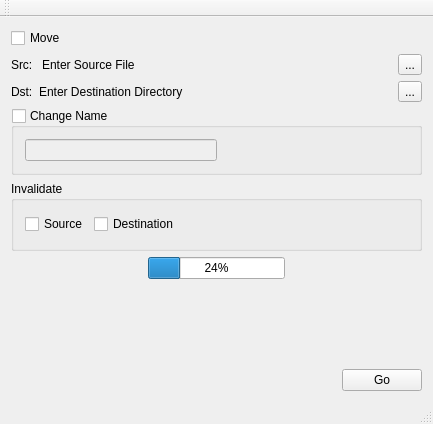
<?xml version="1.0" encoding="UTF-8"?>
<ui version="4.0">
 <class>MainWindow</class>
 <widget class="QMainWindow" name="MainWindow">
  <property name="geometry">
   <rect>
    <x>0</x>
    <y>0</y>
    <width>433</width>
    <height>424</height>
   </rect>
  </property>
  <property name="sizePolicy">
   <sizepolicy hsizetype="Preferred" vsizetype="Minimum">
    <horstretch>0</horstretch>
    <verstretch>0</verstretch>
   </sizepolicy>
  </property>
  <property name="minimumSize">
   <size>
    <width>0</width>
    <height>1</height>
   </size>
  </property>
  <property name="windowTitle">
   <string>Copy or Move File (Demo)</string>
  </property>
  <widget class="QWidget" name="centralWidget">
   <layout class="QVBoxLayout" name="verticalLayout">
    <item>
     <widget class="QCheckBox" name="move">
      <property name="text">
       <string>Move</string>
      </property>
     </widget>
    </item>
    <item>
     <layout class="QHBoxLayout" name="horizontalLayout_2">
      <item>
       <widget class="QLabel" name="label">
        <property name="sizePolicy">
         <sizepolicy hsizetype="Minimum" vsizetype="Preferred">
          <horstretch>0</horstretch>
          <verstretch>0</verstretch>
         </sizepolicy>
        </property>
        <property name="minimumSize">
         <size>
          <width>1</width>
          <height>0</height>
         </size>
        </property>
        <property name="text">
         <string>Src: </string>
        </property>
       </widget>
      </item>
      <item>
       <widget class="QLabel" name="sourceFile">
        <property name="sizePolicy">
         <sizepolicy hsizetype="Expanding" vsizetype="Preferred">
          <horstretch>0</horstretch>
          <verstretch>0</verstretch>
         </sizepolicy>
        </property>
        <property name="text">
         <string>Enter Source File</string>
        </property>
       </widget>
      </item>
      <item>
       <widget class="QToolButton" name="selectFile">
        <property name="text">
         <string>...</string>
        </property>
       </widget>
      </item>
     </layout>
    </item>
    <item>
     <layout class="QHBoxLayout" name="horizontalLayout_3">
      <item>
       <widget class="QLabel" name="label_2">
        <property name="sizePolicy">
         <sizepolicy hsizetype="Minimum" vsizetype="Preferred">
          <horstretch>0</horstretch>
          <verstretch>0</verstretch>
         </sizepolicy>
        </property>
        <property name="text">
         <string>Dst:</string>
        </property>
       </widget>
      </item>
      <item>
       <widget class="QLabel" name="targetFolder">
        <property name="sizePolicy">
         <sizepolicy hsizetype="Expanding" vsizetype="Preferred">
          <horstretch>0</horstretch>
          <verstretch>0</verstretch>
         </sizepolicy>
        </property>
        <property name="text">
         <string>Enter Destination Directory</string>
        </property>
       </widget>
      </item>
      <item>
       <widget class="QToolButton" name="selectFolder">
        <property name="text">
         <string>...</string>
        </property>
       </widget>
      </item>
     </layout>
    </item>
    <item>
     <widget class="QGroupBox" name="changeName">
      <property name="title">
       <string>Change Name</string>
      </property>
      <property name="checkable">
       <bool>true</bool>
      </property>
      <property name="checked">
       <bool>false</bool>
      </property>
      <layout class="QHBoxLayout" name="horizontalLayout_4">
       <item>
        <widget class="QLineEdit" name="newName"/>
       </item>
       <item>
        <spacer name="horizontalSpacer_3">
         <property name="orientation">
          <enum>Qt::Horizontal</enum>
         </property>
         <property name="sizeHint" stdset="0">
          <size>
           <width>171</width>
           <height>20</height>
          </size>
         </property>
        </spacer>
       </item>
      </layout>
     </widget>
    </item>
    <item>
     <widget class="QGroupBox" name="groupBox">
      <property name="minimumSize">
       <size>
        <width>0</width>
        <height>70</height>
       </size>
      </property>
      <property name="title">
       <string>Invalidate</string>
      </property>
      <layout class="QGridLayout" name="gridLayout">
       <item row="0" column="0">
        <layout class="QHBoxLayout" name="horizontalLayout_6">
         <item>
          <widget class="QCheckBox" name="invalidateSrc">
           <property name="text">
            <string>Source</string>
           </property>
          </widget>
         </item>
         <item>
          <widget class="QCheckBox" name="invalidateDst">
           <property name="text">
            <string>Destination</string>
           </property>
          </widget>
         </item>
         <item>
          <spacer name="horizontalSpacer_5">
           <property name="orientation">
            <enum>Qt::Horizontal</enum>
           </property>
           <property name="sizeHint" stdset="0">
            <size>
             <width>40</width>
             <height>20</height>
            </size>
           </property>
          </spacer>
         </item>
        </layout>
       </item>
      </layout>
     </widget>
    </item>
    <item>
     <layout class="QHBoxLayout" name="horizontalLayout_5">
      <item>
       <spacer name="horizontalSpacer_2">
        <property name="orientation">
         <enum>Qt::Horizontal</enum>
        </property>
        <property name="sizeHint" stdset="0">
         <size>
          <width>40</width>
          <height>20</height>
         </size>
        </property>
       </spacer>
      </item>
      <item>
       <widget class="QProgressBar" name="progressBar">
        <property name="value">
         <number>24</number>
        </property>
       </widget>
      </item>
      <item>
       <spacer name="horizontalSpacer_4">
        <property name="orientation">
         <enum>Qt::Horizontal</enum>
        </property>
        <property name="sizeHint" stdset="0">
         <size>
          <width>40</width>
          <height>20</height>
         </size>
        </property>
       </spacer>
      </item>
     </layout>
    </item>
    <item>
     <spacer name="verticalSpacer">
      <property name="orientation">
       <enum>Qt::Vertical</enum>
      </property>
      <property name="sizeHint" stdset="0">
       <size>
        <width>20</width>
        <height>40</height>
       </size>
      </property>
     </spacer>
    </item>
    <item>
     <layout class="QHBoxLayout" name="horizontalLayout">
      <item>
       <spacer name="horizontalSpacer">
        <property name="orientation">
         <enum>Qt::Horizontal</enum>
        </property>
        <property name="sizeHint" stdset="0">
         <size>
          <width>40</width>
          <height>20</height>
         </size>
        </property>
       </spacer>
      </item>
      <item>
       <widget class="QPushButton" name="goButton">
        <property name="text">
         <string>Go</string>
        </property>
       </widget>
      </item>
     </layout>
    </item>
   </layout>
  </widget>
  <widget class="QMenuBar" name="menuBar">
   <property name="geometry">
    <rect>
     <x>0</x>
     <y>0</y>
     <width>433</width>
     <height>22</height>
    </rect>
   </property>
  </widget>
  <widget class="QToolBar" name="mainToolBar">
   <attribute name="toolBarArea">
    <enum>TopToolBarArea</enum>
   </attribute>
   <attribute name="toolBarBreak">
    <bool>false</bool>
   </attribute>
  </widget>
  <widget class="QStatusBar" name="statusBar"/>
 </widget>
 <layoutdefault spacing="6" margin="11"/>
 <resources/>
 <connections>
  <connection>
   <sender>goButton</sender>
   <signal>clicked()</signal>
   <receiver>MainWindow</receiver>
   <slot>onGo()</slot>
   <hints>
    <hint type="sourcelabel">
     <x>346</x>
     <y>284</y>
    </hint>
    <hint type="destinationlabel">
     <x>198</x>
     <y>164</y>
    </hint>
   </hints>
  </connection>
  <connection>
   <sender>selectFile</sender>
   <signal>clicked()</signal>
   <receiver>MainWindow</receiver>
   <slot>onSelectFile()</slot>
   <hints>
    <hint type="sourcelabel">
     <x>373</x>
     <y>89</y>
    </hint>
    <hint type="destinationlabel">
     <x>198</x>
     <y>164</y>
    </hint>
   </hints>
  </connection>
  <connection>
   <sender>selectFolder</sender>
   <signal>clicked()</signal>
   <receiver>MainWindow</receiver>
   <slot>onSelectFolder()</slot>
   <hints>
    <hint type="sourcelabel">
     <x>373</x>
     <y>121</y>
    </hint>
    <hint type="destinationlabel">
     <x>198</x>
     <y>164</y>
    </hint>
   </hints>
  </connection>
  <connection>
   <sender>newName</sender>
   <signal>textChanged(QString)</signal>
   <receiver>MainWindow</receiver>
   <slot>validate()</slot>
   <hints>
    <hint type="sourcelabel">
     <x>108</x>
     <y>185</y>
    </hint>
    <hint type="destinationlabel">
     <x>198</x>
     <y>164</y>
    </hint>
   </hints>
  </connection>
  <connection>
   <sender>changeName</sender>
   <signal>toggled(bool)</signal>
   <receiver>MainWindow</receiver>
   <slot>validate()</slot>
   <hints>
    <hint type="sourcelabel">
     <x>198</x>
     <y>175</y>
    </hint>
    <hint type="destinationlabel">
     <x>198</x>
     <y>164</y>
    </hint>
   </hints>
  </connection>
 </connections>
 <slots>
  <slot>onGo()</slot>
  <slot>onSelectFile()</slot>
  <slot>onSelectFolder()</slot>
  <slot>validate()</slot>
 </slots>
</ui>
